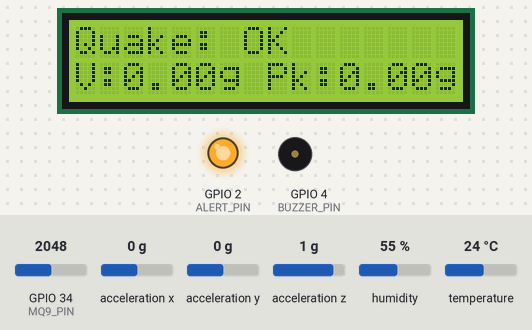
A sketch run on a simulated ESP32. Parts: 16×2 character LCD, output pins drawn as LEDs (lit = HIGH), buzzer (waves = sounding, pin HIGH). Wiring (inferred from the names in the program): MPU-6050 motion sensor at I2C address 0x68. The inputs (shaded band) are chosen by the test bench; at power-on: GPIO 34 (MQ9_PIN) = 2048, acceleration x 0 g, acceleration z 1 g, humidity 55 %, acceleration y 0 g, temperature 24 °C (analog values on the 0–4095 scale). What the sketch prints to the serial monitor is not drawn.

Above: at 11.3 s.
11.4 s: GPIO 34 (MQ9_PIN) set to 1955
At 13.1 s:
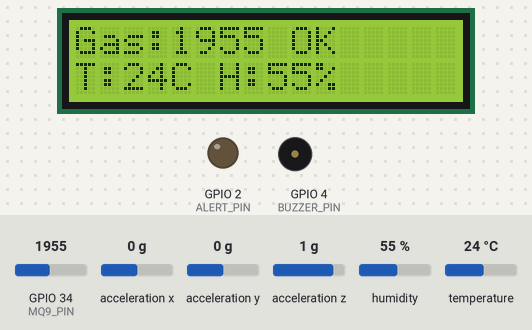
19.2 s: acceleration x set to -0.5 g
At 22.1 s:
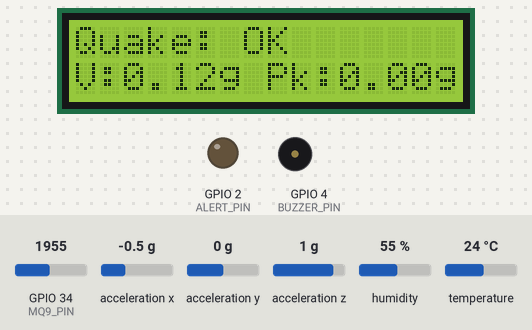
25.7 s: acceleration x set to -0.8 g
At 27.11 s:
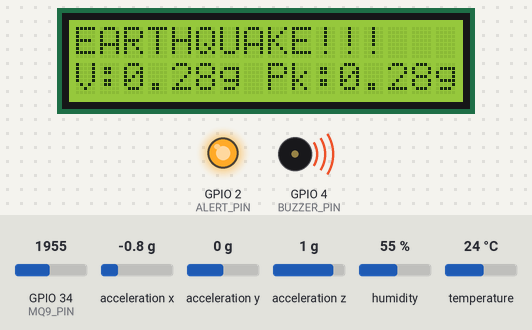
27.7 s: acceleration z set to 0.7 g
At 28.11 s:
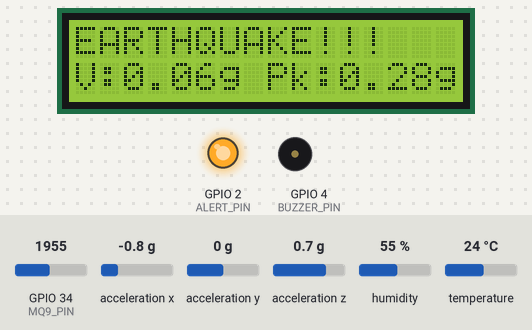
29.5 s: GPIO 34 (MQ9_PIN) set to 2040
At 31.11 s:
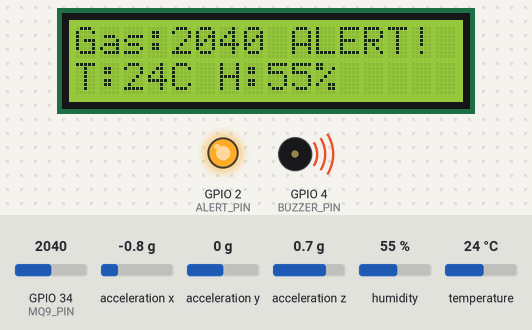
32.3 s: humidity set to 22 %
At 36.5 s:
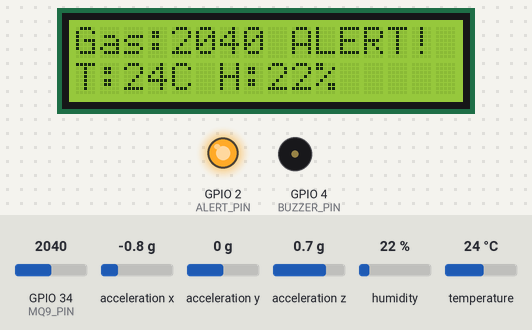
Timing chart, 0 to 38.7 s (numbered marks = the images above; inputs shaded):
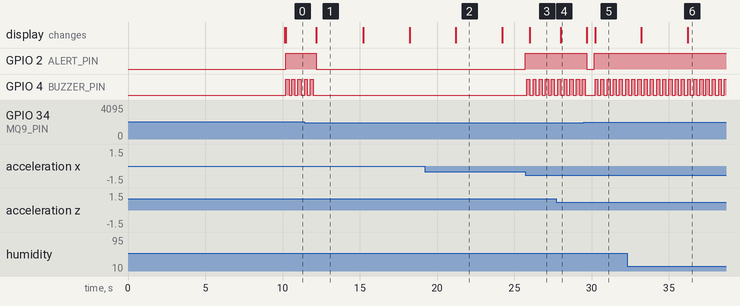

The sketch:

forest_guard.ino
```cpp
#include <WiFi.h>
#include <WebServer.h>
#include <DHT.h>
#include <Wire.h>
#include <LiquidCrystal_I2C.h>
#include <math.h>

// ======================================================
// Wi-Fi Access Point
// ======================================================

const char* AP_SSID = "ESP32-Forest-Guard";
const char* AP_PASSWORD = "12345678";

WebServer server(80);

// ======================================================
// Pins
// ======================================================

const int MQ9_PIN = 34;
const int ALERT_PIN = 2;
const int BUZZER_PIN = 4;
const int DHT_PIN = 15;

// ======================================================
// Thresholds
// ======================================================

const int GAS_THRESHOLD = 2000;
const float QUAKE_THRESHOLD = 0.20;     // g
const unsigned long QUAKE_HOLD = 2000;

// ======================================================
// MPU6050
// ======================================================

#define MPU_ADDR 0x68

// ======================================================
// DHT11
// ======================================================

#define DHTTYPE DHT11

DHT dht(DHT_PIN, DHTTYPE);
LiquidCrystal_I2C lcd(0x27, 16, 2);

// ======================================================
// Timing
// ======================================================

unsigned long lastSensors = 0;
unsigned long lastMPU = 0;
unsigned long lastQuake = 0;
unsigned long lastLCD = 0;

// ======================================================
// Sensor data
// ======================================================

bool quake = false;

int gasValue = 0;

float temp = NAN;
float hum = NAN;

float vib = 0;
float peakVib = 0;

// ======================================================
// MPU6050 reading
// ======================================================

bool readAccel(float &ax, float &ay, float &az) {

  Wire.beginTransmission(MPU_ADDR);
  Wire.write(0x3B);

  if (Wire.endTransmission(false) != 0) {
    return false;
  }

  if (Wire.requestFrom(MPU_ADDR, 6) != 6) {
    return false;
  }

  int16_t x = Wire.read() << 8 | Wire.read();
  int16_t y = Wire.read() << 8 | Wire.read();
  int16_t z = Wire.read() << 8 | Wire.read();

  ax = x / 16384.0;
  ay = y / 16384.0;
  az = z / 16384.0;

  return true;
}

// ======================================================
// LCD
// ======================================================

void showLine(int row, const char* s) {

  char buf[17];

  snprintf(buf, sizeof(buf), "%-16s", s);

  lcd.setCursor(0, row);
  lcd.print(buf);
}

void updateLCD(unsigned long now) {

  char l1[24];
  char l2[24];

  int page = (now / 3000) % 2;

  // أثناء الزلزال نظهر صفحة الزلزال
  if (quake) {
    page = 1;
  }

  if (page == 0) {

    snprintf(
      l1,
      sizeof(l1),
      "Gas:%d %s",
      gasValue,
      gasValue > GAS_THRESHOLD ? "ALERT!" : "OK"
    );

    if (isnan(temp) || isnan(hum)) {

      snprintf(
        l2,
        sizeof(l2),
        "DHT Error"
      );

    } else {

      snprintf(
        l2,
        sizeof(l2),
        "T:%.0fC H:%.0f%%",
        temp,
        hum
      );
    }

  } else {

    snprintf(
      l1,
      sizeof(l1),
      "%s",
      quake ? "EARTHQUAKE!!!" : "Quake: OK"
    );

    snprintf(
      l2,
      sizeof(l2),
      "V:%.2fg Pk:%.2fg",
      vib,
      peakVib
    );
  }

  showLine(0, l1);
  showLine(1, l2);
}

// ======================================================
// JSON API
// ======================================================

void handleData() {

  bool gasAlert = gasValue > GAS_THRESHOLD;
  bool alarm = quake || gasAlert;

  String json = "{";

  json += "\"gas\":";
  json += String(gasValue);

  json += ",\"gasThreshold\":";
  json += String(GAS_THRESHOLD);

  json += ",\"temperature\":";

  if (isnan(temp)) {
    json += "null";
  } else {
    json += String(temp, 1);
  }

  json += ",\"humidity\":";

  if (isnan(hum)) {
    json += "null";
  } else {
    json += String(hum, 1);
  }

  json += ",\"vibration\":";
  json += String(vib, 3);

  json += ",\"peakVibration\":";
  json += String(peakVib, 3);

  json += ",\"quake\":";
  json += quake ? "true" : "false";

  json += ",\"gasAlert\":";
  json += gasAlert ? "true" : "false";

  json += ",\"alarm\":";
  json += alarm ? "true" : "false";

  json += ",\"uptime\":";
  json += String(millis());

  json += "}";

  // السماح للموقع الموجود على الحاسوب بالاتصال
  server.sendHeader("Access-Control-Allow-Origin", "*");

  server.send(
    200,
    "application/json",
    json
  );
}

// ======================================================
// Root API test
// ======================================================

void handleRoot() {

  server.sendHeader("Access-Control-Allow-Origin", "*");

  String message = "";

  message += "ESP32 Sensor API\n\n";

  message += "WiFi SSID: ";
  message += AP_SSID;
  message += "\n";

  message += "IP Address: ";
  message += WiFi.softAPIP().toString();
  message += "\n\n";

  message += "API:\n";
  message += "/api/data\n";

  server.send(
    200,
    "text/plain",
    message
  );
}

// ======================================================
// Setup
// ======================================================

void setup() {

  Serial.begin(115200);

  // --------------------------------------------------
  // Pins
  // --------------------------------------------------

  pinMode(ALERT_PIN, OUTPUT);
  pinMode(BUZZER_PIN, OUTPUT);

  analogReadResolution(12);

  // --------------------------------------------------
  // DHT
  // --------------------------------------------------

  dht.begin();

  // --------------------------------------------------
  // I2C
  // --------------------------------------------------

  Wire.begin(21, 22);

  // --------------------------------------------------
  // MPU6050
  // --------------------------------------------------

  Wire.beginTransmission(MPU_ADDR);

  Wire.write(0x6B);
  Wire.write(0);

  Wire.endTransmission();

  // --------------------------------------------------
  // LCD
  // --------------------------------------------------

  lcd.init();
  lcd.backlight();

  showLine(0, "Starting...");
  showLine(1, "ESP32");

  // --------------------------------------------------
  // Wi-Fi Access Point
  // --------------------------------------------------

  WiFi.mode(WIFI_AP);

  bool apStarted = WiFi.softAP(
    AP_SSID,
    AP_PASSWORD
  );

  if (apStarted) {

    Serial.println();
    Serial.println("==============================");
    Serial.println("ESP32 ACCESS POINT STARTED");
    Serial.println("==============================");

    Serial.print("SSID: ");
    Serial.println(AP_SSID);

    Serial.print("Password: ");
    Serial.println(AP_PASSWORD);

    Serial.print("IP Address: ");
    Serial.println(WiFi.softAPIP());

    Serial.println("==============================");
    Serial.println();

  } else {

    Serial.println("ERROR: Failed to start WiFi AP");

  }

  // --------------------------------------------------
  // Web Server
  // --------------------------------------------------

  server.on("/", HTTP_GET, handleRoot);

  server.on("/api/data", HTTP_GET, handleData);

  server.begin();

  Serial.println("HTTP server started.");

  // --------------------------------------------------
  // Sensor warm-up
  // --------------------------------------------------

  showLine(0, "Warming up...");
  showLine(1, "Please wait");

  Serial.println("تسخين الحساس...");
  delay(10000);

  lcd.clear();
}

// ======================================================
// Main Loop
// ======================================================

void loop() {

  unsigned long now = millis();

  // ==================================================
  // Handle HTTP requests
  // ==================================================

  server.handleClient();

  // ==================================================
  // MPU6050
  // Every 20 ms
  // ==================================================

  if (now - lastMPU >= 20) {

    lastMPU = now;

    float ax, ay, az;

    if (readAccel(ax, ay, az)) {

      float mag = sqrt(
        ax * ax +
        ay * ay +
        az * az
      );

      vib = fabs(mag - 1.0);

      if (vib > QUAKE_THRESHOLD) {

        if (!quake) {

          peakVib = 0;

          Serial.println(
            "!!! اهتزاز / زلزال !!!"
          );
        }

        quake = true;

        lastQuake = now;
      }

      if (quake && vib > peakVib) {
        peakVib = vib;
      }
    }

    // انتهاء الزلزال
    if (
      quake &&
      now - lastQuake > QUAKE_HOLD
    ) {

      quake = false;

      Serial.println(
        "انتهى الاهتزاز"
      );
    }
  }

  // ==================================================
  // Gas + DHT
  // Every 2 seconds
  // ==================================================

  if (now - lastSensors >= 2000) {

    lastSensors = now;

    long sum = 0;

    for (int i = 0; i < 10; i++) {

      sum += analogRead(MQ9_PIN);

      delay(2);
    }

    gasValue = sum / 10;

    temp = dht.readTemperature();

    hum = dht.readHumidity();

    Serial.printf(
      "Gas: %d | Temp: %.1f | Hum: %.0f | Vib: %.3f g\n",
      gasValue,
      temp,
      hum,
      vib
    );
  }

  // ==================================================
  // LCD
  // Every 250 ms
  // ==================================================

  if (now - lastLCD >= 250) {

    lastLCD = now;

    updateLCD(now);
  }

  // ==================================================
  // Alarm
  // ==================================================

  bool alarm =
    quake ||
    gasValue > GAS_THRESHOLD;

  digitalWrite(
    ALERT_PIN,
    alarm ? HIGH : LOW
  );

  digitalWrite(
    BUZZER_PIN,
    alarm ? (now / 200) % 2 : LOW
  );
}
```

Measured:
- the behaviour switches between 2001 and 2000 on GPIO 34 (MQ9_PIN) (found by bisection; images 0 and 1)
- the behaviour switches between -0.6 and -0.7 g on acceleration x (found by bisection; images 2 and 3)
- after the input at 11.4 s, GPIO 2 (ALERT_PIN): HIGH → LOW after 0.79 s; GPIO 4 (BUZZER_PIN): goes on until 12.0 s, then stays LOW; the display: changes after 0.79 s (image 1)
- after the input at 19.2 s, the display: changes after 2.0 s (image 2)
- after the input at 25.7 s, GPIO 2 (ALERT_PIN): LOW → HIGH at once; GPIO 4 (BUZZER_PIN): alternates HIGH for 0.20 s and LOW for 0.20 s, starting after 0.10 s; the display: changes after 0.30 s (image 3)
- after the input at 27.7 s, the display: changes after 0.30 s (image 4)
- after the input at 29.5 s, the display: first differs from a run without the input after 0.72 s (image 5)
- after the input at 32.3 s, the display: first differs from a run without the input after 3.9 s (image 6)
